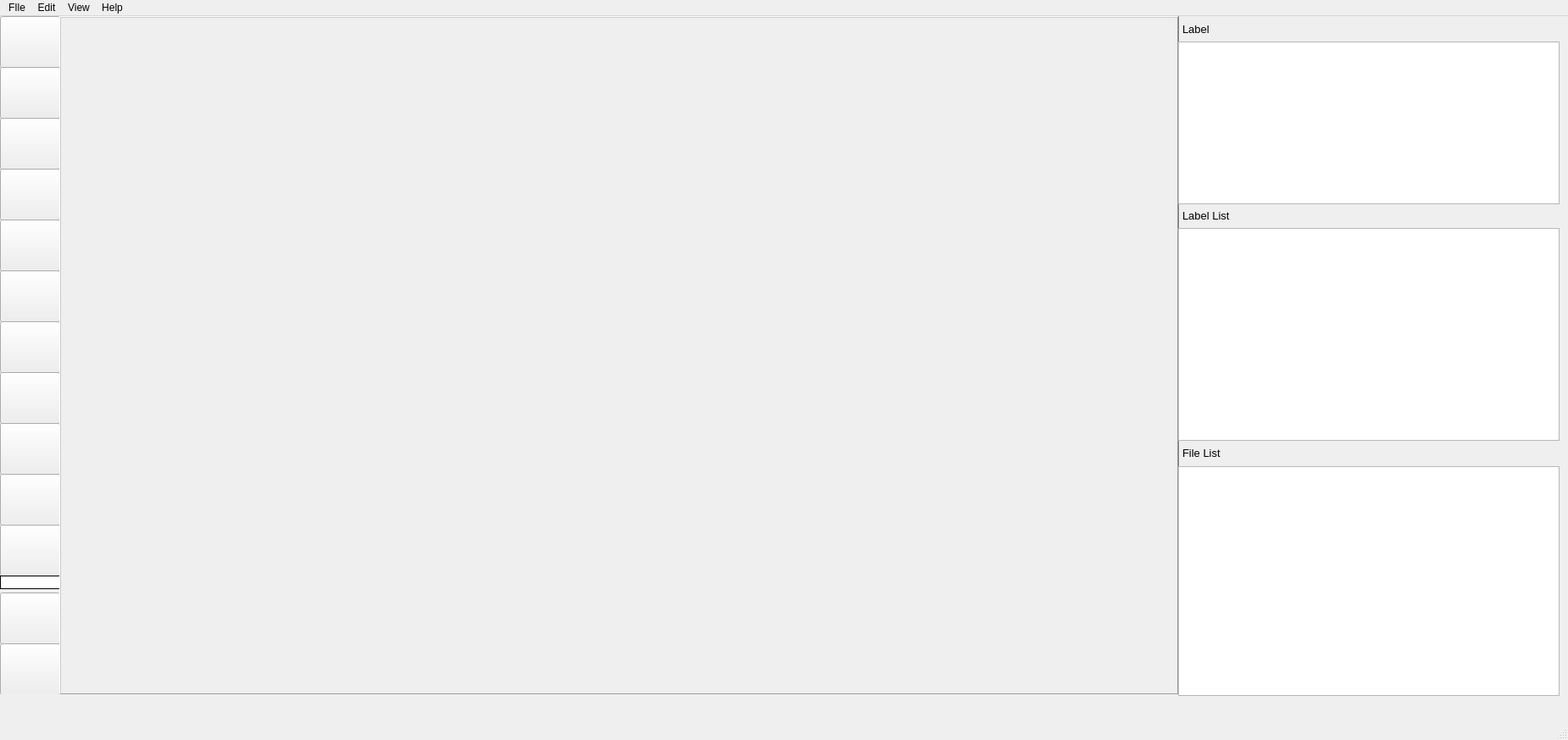
<?xml version="1.0" encoding="UTF-8"?>
<ui version="4.0">
 <class>MainWindow</class>
 <widget class="QMainWindow" name="MainWindow">
  <property name="geometry">
   <rect>
    <x>0</x>
    <y>0</y>
    <width>1850</width>
    <height>873</height>
   </rect>
  </property>
  <property name="windowTitle">
   <string>LabelVim</string>
  </property>
  <property name="windowIcon">
   <iconset>
    <normaloff>icon/Logo.jpeg</normaloff>icon/Logo.jpeg</iconset>
  </property>
  <property name="toolTip">
   <string>LabelVim</string>
  </property>
  <property name="autoFillBackground">
   <bool>false</bool>
  </property>
  <property name="animated">
   <bool>true</bool>
  </property>
  <widget class="QWidget" name="centralwidget">
   <widget class="QPushButton" name="SaveDirBtn">
    <property name="geometry">
     <rect>
      <x>0</x>
      <y>60</y>
      <width>71</width>
      <height>61</height>
     </rect>
    </property>
    <property name="toolTip">
     <string>Save Directory</string>
    </property>
    <property name="text">
     <string/>
    </property>
    <property name="icon">
     <iconset>
      <normaloff>icon/Open.png</normaloff>icon/Open.png</iconset>
    </property>
    <property name="iconSize">
     <size>
      <width>50</width>
      <height>50</height>
     </size>
    </property>
   </widget>
   <widget class="QPushButton" name="NextBtn">
    <property name="geometry">
     <rect>
      <x>0</x>
      <y>120</y>
      <width>71</width>
      <height>61</height>
     </rect>
    </property>
    <property name="toolTip">
     <string>Next Image</string>
    </property>
    <property name="text">
     <string/>
    </property>
    <property name="icon">
     <iconset>
      <normaloff>icon/next.png</normaloff>icon/next.png</iconset>
    </property>
    <property name="iconSize">
     <size>
      <width>50</width>
      <height>50</height>
     </size>
    </property>
   </widget>
   <widget class="QPushButton" name="PreviousBtn">
    <property name="geometry">
     <rect>
      <x>0</x>
      <y>180</y>
      <width>71</width>
      <height>61</height>
     </rect>
    </property>
    <property name="toolTip">
     <string>Previous Image</string>
    </property>
    <property name="text">
     <string/>
    </property>
    <property name="icon">
     <iconset>
      <normaloff>icon/prev.png</normaloff>icon/prev.png</iconset>
    </property>
    <property name="iconSize">
     <size>
      <width>50</width>
      <height>50</height>
     </size>
    </property>
   </widget>
   <widget class="QPushButton" name="DeleteFileBtn">
    <property name="geometry">
     <rect>
      <x>0</x>
      <y>240</y>
      <width>71</width>
      <height>61</height>
     </rect>
    </property>
    <property name="toolTip">
     <string>Delete file from file list</string>
    </property>
    <property name="text">
     <string/>
    </property>
    <property name="icon">
     <iconset>
      <normaloff>icon/delete.png</normaloff>icon/delete.png</iconset>
    </property>
    <property name="iconSize">
     <size>
      <width>50</width>
      <height>50</height>
     </size>
    </property>
   </widget>
   <widget class="QPushButton" name="OpenDirBtn">
    <property name="geometry">
     <rect>
      <x>0</x>
      <y>0</y>
      <width>71</width>
      <height>61</height>
     </rect>
    </property>
    <property name="toolTip">
     <string>Load data from Folder</string>
    </property>
    <property name="text">
     <string/>
    </property>
    <property name="icon">
     <iconset>
      <normaloff>icon/Open.png</normaloff>icon/Open.png</iconset>
    </property>
    <property name="iconSize">
     <size>
      <width>50</width>
      <height>50</height>
     </size>
    </property>
   </widget>
   <widget class="QPushButton" name="CreateObjectBtn">
    <property name="geometry">
     <rect>
      <x>0</x>
      <y>300</y>
      <width>71</width>
      <height>61</height>
     </rect>
    </property>
    <property name="toolTip">
     <string>Create</string>
    </property>
    <property name="text">
     <string/>
    </property>
    <property name="icon">
     <iconset>
      <normaloff>icon/objects.png</normaloff>icon/objects.png</iconset>
    </property>
    <property name="iconSize">
     <size>
      <width>50</width>
      <height>50</height>
     </size>
    </property>
   </widget>
   <widget class="QPushButton" name="EditObjectBtn">
    <property name="geometry">
     <rect>
      <x>0</x>
      <y>360</y>
      <width>71</width>
      <height>61</height>
     </rect>
    </property>
    <property name="toolTip">
     <string>Edit</string>
    </property>
    <property name="text">
     <string/>
    </property>
    <property name="icon">
     <iconset>
      <normaloff>icon/edit.png</normaloff>icon/edit.png</iconset>
    </property>
    <property name="iconSize">
     <size>
      <width>50</width>
      <height>50</height>
     </size>
    </property>
   </widget>
   <widget class="QPushButton" name="DuplicateAnnotationBtn">
    <property name="geometry">
     <rect>
      <x>0</x>
      <y>420</y>
      <width>71</width>
      <height>61</height>
     </rect>
    </property>
    <property name="toolTip">
     <string>Duplicate</string>
    </property>
    <property name="text">
     <string/>
    </property>
    <property name="icon">
     <iconset>
      <normaloff>icon/copy.png</normaloff>icon/copy.png</iconset>
    </property>
    <property name="iconSize">
     <size>
      <width>50</width>
      <height>50</height>
     </size>
    </property>
   </widget>
   <widget class="QPushButton" name="ClearAnnotationBtn">
    <property name="geometry">
     <rect>
      <x>0</x>
      <y>480</y>
      <width>71</width>
      <height>61</height>
     </rect>
    </property>
    <property name="toolTip">
     <string>Clear</string>
    </property>
    <property name="text">
     <string/>
    </property>
    <property name="icon">
     <iconset>
      <normaloff>icon/cancel.png</normaloff>icon/cancel.png</iconset>
    </property>
    <property name="iconSize">
     <size>
      <width>50</width>
      <height>50</height>
     </size>
    </property>
   </widget>
   <widget class="QPushButton" name="ZoomInBtn">
    <property name="geometry">
     <rect>
      <x>0</x>
      <y>540</y>
      <width>71</width>
      <height>61</height>
     </rect>
    </property>
    <property name="toolTip">
     <string>Zoom In</string>
    </property>
    <property name="text">
     <string/>
    </property>
    <property name="icon">
     <iconset>
      <normaloff>icon/zoom-in.png</normaloff>icon/zoom-in.png</iconset>
    </property>
    <property name="iconSize">
     <size>
      <width>50</width>
      <height>50</height>
     </size>
    </property>
   </widget>
   <widget class="QPushButton" name="ZoomOutBtn">
    <property name="geometry">
     <rect>
      <x>0</x>
      <y>600</y>
      <width>71</width>
      <height>61</height>
     </rect>
    </property>
    <property name="toolTip">
     <string>ZoomOutBtn</string>
    </property>
    <property name="text">
     <string/>
    </property>
    <property name="icon">
     <iconset>
      <normaloff>icon/zoom-out.png</normaloff>icon/zoom-out.png</iconset>
    </property>
    <property name="iconSize">
     <size>
      <width>50</width>
      <height>50</height>
     </size>
    </property>
   </widget>
   <widget class="QPushButton" name="FitWindowsBtn">
    <property name="geometry">
     <rect>
      <x>0</x>
      <y>680</y>
      <width>71</width>
      <height>61</height>
     </rect>
    </property>
    <property name="toolTip">
     <string>Fit Windows</string>
    </property>
    <property name="text">
     <string/>
    </property>
    <property name="icon">
     <iconset>
      <normaloff>icon/fit-window.png</normaloff>icon/fit-window.png</iconset>
    </property>
    <property name="iconSize">
     <size>
      <width>50</width>
      <height>50</height>
     </size>
    </property>
   </widget>
   <widget class="QLabel" name="ZoomLabel">
    <property name="geometry">
     <rect>
      <x>0</x>
      <y>660</y>
      <width>71</width>
      <height>16</height>
     </rect>
    </property>
    <property name="toolTip">
     <string>Zoom</string>
    </property>
    <property name="styleSheet">
     <string notr="true">background-color: rgb(255, 255, 255);</string>
    </property>
    <property name="frameShape">
     <enum>QFrame::Box</enum>
    </property>
    <property name="text">
     <string/>
    </property>
   </widget>
   <widget class="QPushButton" name="SaveBtn">
    <property name="geometry">
     <rect>
      <x>0</x>
      <y>740</y>
      <width>71</width>
      <height>61</height>
     </rect>
    </property>
    <property name="toolTip">
     <string>Fit Windows</string>
    </property>
    <property name="text">
     <string/>
    </property>
    <property name="icon">
     <iconset>
      <normaloff>icon/save.png</normaloff>icon/save.png</iconset>
    </property>
    <property name="iconSize">
     <size>
      <width>50</width>
      <height>50</height>
     </size>
    </property>
   </widget>
   <widget class="QLabel" name="Display">
    <property name="geometry">
     <rect>
      <x>70</x>
      <y>0</y>
      <width>1321</width>
      <height>801</height>
     </rect>
    </property>
    <property name="frameShape">
     <enum>QFrame::WinPanel</enum>
    </property>
    <property name="frameShadow">
     <enum>QFrame::Raised</enum>
    </property>
    <property name="lineWidth">
     <number>9</number>
    </property>
    <property name="text">
     <string/>
    </property>
    <property name="scaledContents">
     <bool>true</bool>
    </property>
    <property name="alignment">
     <set>Qt::AlignCenter</set>
    </property>
   </widget>
   <widget class="QLabel" name="label_5">
    <property name="geometry">
     <rect>
      <x>0</x>
      <y>800</y>
      <width>1451</width>
      <height>16</height>
     </rect>
    </property>
    <property name="autoFillBackground">
     <bool>true</bool>
    </property>
    <property name="text">
     <string/>
    </property>
   </widget>
   <widget class="QListView" name="FileListWidget">
    <property name="geometry">
     <rect>
      <x>1390</x>
      <y>531</y>
      <width>450</width>
      <height>271</height>
     </rect>
    </property>
   </widget>
   <widget class="QListWidget" name="LabelListWidget">
    <property name="geometry">
     <rect>
      <x>1390</x>
      <y>250</y>
      <width>450</width>
      <height>251</height>
     </rect>
    </property>
   </widget>
   <widget class="QListWidget" name="LabelWidget">
    <property name="geometry">
     <rect>
      <x>1390</x>
      <y>30</y>
      <width>450</width>
      <height>192</height>
     </rect>
    </property>
   </widget>
   <widget class="QLabel" name="label_6">
    <property name="geometry">
     <rect>
      <x>1390</x>
      <y>0</y>
      <width>450</width>
      <height>30</height>
     </rect>
    </property>
    <property name="font">
     <font>
      <pointsize>10</pointsize>
     </font>
    </property>
    <property name="text">
     <string>Label</string>
    </property>
    <property name="indent">
     <number>5</number>
    </property>
   </widget>
   <widget class="QLabel" name="label_7">
    <property name="geometry">
     <rect>
      <x>1390</x>
      <y>220</y>
      <width>450</width>
      <height>30</height>
     </rect>
    </property>
    <property name="font">
     <font>
      <pointsize>10</pointsize>
     </font>
    </property>
    <property name="text">
     <string>Label List</string>
    </property>
    <property name="indent">
     <number>5</number>
    </property>
   </widget>
   <widget class="QLabel" name="label_8">
    <property name="geometry">
     <rect>
      <x>1390</x>
      <y>500</y>
      <width>450</width>
      <height>30</height>
     </rect>
    </property>
    <property name="font">
     <font>
      <pointsize>10</pointsize>
     </font>
    </property>
    <property name="text">
     <string>File List</string>
    </property>
    <property name="indent">
     <number>5</number>
    </property>
   </widget>
  </widget>
  <widget class="QMenuBar" name="menubar">
   <property name="geometry">
    <rect>
     <x>0</x>
     <y>0</y>
     <width>1850</width>
     <height>26</height>
    </rect>
   </property>
   <widget class="QMenu" name="menuFIle">
    <property name="title">
     <string>FIle</string>
    </property>
    <addaction name="actionOpen"/>
    <addaction name="actionNext_2"/>
    <addaction name="actionPrevious_2"/>
    <addaction name="actionOpen_2"/>
    <addaction name="actionSave_Folder"/>
    <addaction name="actionSave"/>
    <addaction name="actionauto_save"/>
    <addaction name="actionSave_Mask"/>
    <addaction name="actionDelete_FIle"/>
    <addaction name="separator"/>
    <addaction name="actionQuit"/>
   </widget>
   <widget class="QMenu" name="menuEdit">
    <property name="title">
     <string>Edit</string>
    </property>
    <widget class="QMenu" name="menuAnnotation_Object">
     <property name="statusTip">
      <string>Annotation</string>
     </property>
     <property name="title">
      <string>Annotation</string>
     </property>
     <property name="icon">
      <iconset>
       <normaloff>icon/annotation.jpg</normaloff>icon/annotation.jpg</iconset>
     </property>
     <addaction name="actionLine_2"/>
     <addaction name="actionPoint_2"/>
     <addaction name="actionCircle_2"/>
     <addaction name="actionPolygon_2"/>
     <addaction name="actionRectangle_2"/>
    </widget>
    <addaction name="menuAnnotation_Object"/>
    <addaction name="actionCreate"/>
    <addaction name="actionDuplicate"/>
    <addaction name="actionDelete"/>
    <addaction name="actionClear"/>
    <addaction name="actionUndo"/>
   </widget>
   <widget class="QMenu" name="menuView">
    <property name="title">
     <string>View</string>
    </property>
    <addaction name="actionFill"/>
    <addaction name="actionZoom_In"/>
    <addaction name="actionZoom_Out"/>
    <addaction name="actionFit_Windows"/>
    <addaction name="actionRectangle_Fill"/>
    <addaction name="actionCurcle_Fill"/>
    <addaction name="actionLine_Color"/>
   </widget>
   <widget class="QMenu" name="menuHelp">
    <property name="title">
     <string>Help</string>
    </property>
   </widget>
   <addaction name="menuFIle"/>
   <addaction name="menuEdit"/>
   <addaction name="menuView"/>
   <addaction name="menuHelp"/>
  </widget>
  <widget class="QStatusBar" name="statusbar"/>
  <action name="actionOpen">
   <property name="icon">
    <iconset>
     <normaloff>icon/file.png</normaloff>icon/file.png</iconset>
   </property>
   <property name="text">
    <string>Open</string>
   </property>
   <property name="shortcut">
    <string>Ctrl+N</string>
   </property>
  </action>
  <action name="actionOpen_2">
   <property name="icon">
    <iconset>
     <normaloff>icon/Open.png</normaloff>icon/Open.png</iconset>
   </property>
   <property name="text">
    <string>Open Folder</string>
   </property>
   <property name="shortcut">
    <string>Ctrl+O</string>
   </property>
  </action>
  <action name="actionSave_Folder">
   <property name="icon">
    <iconset>
     <normaloff>icon/Open.png</normaloff>icon/Open.png</iconset>
   </property>
   <property name="text">
    <string>Save Folder</string>
   </property>
   <property name="shortcut">
    <string>Ctrl+U</string>
   </property>
  </action>
  <action name="actionQuit">
   <property name="icon">
    <iconset>
     <normaloff>icon/quit.png</normaloff>icon/quit.png</iconset>
   </property>
   <property name="text">
    <string>Quit</string>
   </property>
   <property name="shortcut">
    <string>Ctrl+Q</string>
   </property>
  </action>
  <action name="actionNext">
   <property name="text">
    <string>Next</string>
   </property>
  </action>
  <action name="actionPrevious">
   <property name="text">
    <string>Previous</string>
   </property>
  </action>
  <action name="actionLine">
   <property name="text">
    <string>Line</string>
   </property>
  </action>
  <action name="actionPoint">
   <property name="text">
    <string>Point</string>
   </property>
  </action>
  <action name="actionCircle">
   <property name="text">
    <string>Circle</string>
   </property>
  </action>
  <action name="actionRectangle">
   <property name="text">
    <string>Rectangle</string>
   </property>
  </action>
  <action name="actionPolygon">
   <property name="text">
    <string>Polygon</string>
   </property>
  </action>
  <action name="actionautomatic">
   <property name="text">
    <string>automatic</string>
   </property>
  </action>
  <action name="actionauto_save">
   <property name="checkable">
    <bool>true</bool>
   </property>
   <property name="icon">
    <iconset>
     <normaloff>icon/autosave.jpg</normaloff>icon/autosave.jpg</iconset>
   </property>
   <property name="text">
    <string>auto save</string>
   </property>
  </action>
  <action name="actionSave_Mask">
   <property name="checkable">
    <bool>true</bool>
   </property>
   <property name="icon">
    <iconset>
     <normaloff>icon/yes.jpg</normaloff>icon/yes.jpg</iconset>
   </property>
   <property name="text">
    <string>Save Mask</string>
   </property>
  </action>
  <action name="actionDelete_FIle">
   <property name="icon">
    <iconset>
     <normaloff>icon/delete.png</normaloff>icon/delete.png</iconset>
   </property>
   <property name="text">
    <string>Delete FIle</string>
   </property>
   <property name="shortcut">
    <string>Ctrl+Del</string>
   </property>
  </action>
  <action name="actionNext_2">
   <property name="icon">
    <iconset>
     <normaloff>icon/next.png</normaloff>icon/next.png</iconset>
   </property>
   <property name="text">
    <string>Next</string>
   </property>
   <property name="shortcut">
    <string>Ctrl+A</string>
   </property>
  </action>
  <action name="actionPrevious_2">
   <property name="icon">
    <iconset>
     <normaloff>icon/prev.png</normaloff>icon/prev.png</iconset>
   </property>
   <property name="text">
    <string>Previous</string>
   </property>
   <property name="shortcut">
    <string>Ctrl+D</string>
   </property>
  </action>
  <action name="actionLine_2">
   <property name="checkable">
    <bool>true</bool>
   </property>
   <property name="icon">
    <iconset>
     <normaloff>icon/Line.png</normaloff>icon/Line.png</iconset>
   </property>
   <property name="text">
    <string>Line</string>
   </property>
  </action>
  <action name="actionPoint_2">
   <property name="checkable">
    <bool>true</bool>
   </property>
   <property name="icon">
    <iconset>
     <normaloff>icon/point.png.crdownload</normaloff>icon/point.png.crdownload</iconset>
   </property>
   <property name="text">
    <string>Point</string>
   </property>
  </action>
  <action name="actionCircle_2">
   <property name="checkable">
    <bool>true</bool>
   </property>
   <property name="icon">
    <iconset>
     <normaloff>icon/circle.jpg</normaloff>icon/circle.jpg</iconset>
   </property>
   <property name="text">
    <string>Circle</string>
   </property>
  </action>
  <action name="actionPolygon_2">
   <property name="checkable">
    <bool>true</bool>
   </property>
   <property name="icon">
    <iconset>
     <normaloff>icon/polygon.svg</normaloff>icon/polygon.svg</iconset>
   </property>
   <property name="text">
    <string>Polygon</string>
   </property>
  </action>
  <action name="actionRectangle_2">
   <property name="checkable">
    <bool>true</bool>
   </property>
   <property name="icon">
    <iconset>
     <normaloff>icon/rectangle.png</normaloff>icon/rectangle.png</iconset>
   </property>
   <property name="text">
    <string>Rectangle</string>
   </property>
  </action>
  <action name="actionObject_Detection">
   <property name="checkable">
    <bool>true</bool>
   </property>
   <property name="text">
    <string>Object Detection</string>
   </property>
  </action>
  <action name="actionSymantic_Segmentation">
   <property name="checkable">
    <bool>true</bool>
   </property>
   <property name="text">
    <string>Symantic Segmentation</string>
   </property>
  </action>
  <action name="actionInstance_Segmentation">
   <property name="checkable">
    <bool>true</bool>
   </property>
   <property name="text">
    <string>Instance Segmentation</string>
   </property>
  </action>
  <action name="actionKey_Pose">
   <property name="checkable">
    <bool>true</bool>
   </property>
   <property name="text">
    <string>Key Pose</string>
   </property>
  </action>
  <action name="actionDuplicate">
   <property name="icon">
    <iconset>
     <normaloff>icon/copy.png</normaloff>icon/copy.png</iconset>
   </property>
   <property name="text">
    <string>Duplicate</string>
   </property>
  </action>
  <action name="actionCreate">
   <property name="icon">
    <iconset>
     <normaloff>icon/objects.png</normaloff>icon/objects.png</iconset>
   </property>
   <property name="text">
    <string>Create</string>
   </property>
  </action>
  <action name="actionDelete">
   <property name="icon">
    <iconset>
     <normaloff>icon/cancel.png</normaloff>icon/cancel.png</iconset>
   </property>
   <property name="text">
    <string>Delete</string>
   </property>
  </action>
  <action name="actionClear">
   <property name="icon">
    <iconset>
     <normaloff>icon/clear.jpg</normaloff>icon/clear.jpg</iconset>
   </property>
   <property name="text">
    <string>Clear</string>
   </property>
  </action>
  <action name="actionUndo">
   <property name="icon">
    <iconset>
     <normaloff>icon/undo.png</normaloff>icon/undo.png</iconset>
   </property>
   <property name="text">
    <string>Undo</string>
   </property>
  </action>
  <action name="actionRemove_selected_Point">
   <property name="text">
    <string>Remove selected Point</string>
   </property>
  </action>
  <action name="actionFill">
   <property name="checkable">
    <bool>true</bool>
   </property>
   <property name="icon">
    <iconset>
     <normaloff>icon/color.png</normaloff>icon/color.png</iconset>
   </property>
   <property name="text">
    <string>Polygon Fill</string>
   </property>
  </action>
  <action name="actionZoom_In">
   <property name="icon">
    <iconset>
     <normaloff>icon/zoom-in.png</normaloff>icon/zoom-in.png</iconset>
   </property>
   <property name="text">
    <string>Zoom In</string>
   </property>
  </action>
  <action name="actionZoom_Out">
   <property name="icon">
    <iconset>
     <normaloff>icon/zoom-out.png</normaloff>icon/zoom-out.png</iconset>
   </property>
   <property name="text">
    <string>Zoom Out</string>
   </property>
  </action>
  <action name="actionFit_Windows">
   <property name="icon">
    <iconset>
     <normaloff>icon/fit-window.png</normaloff>icon/fit-window.png</iconset>
   </property>
   <property name="text">
    <string>Fit Windows</string>
   </property>
  </action>
  <action name="actionRectangle_Fill">
   <property name="icon">
    <iconset>
     <normaloff>icon/color.png</normaloff>icon/color.png</iconset>
   </property>
   <property name="text">
    <string>Rectangle Fill</string>
   </property>
  </action>
  <action name="actionCurcle_Fill">
   <property name="icon">
    <iconset>
     <normaloff>icon/color.png</normaloff>icon/color.png</iconset>
   </property>
   <property name="text">
    <string>Circle Fill</string>
   </property>
  </action>
  <action name="actionColor">
   <property name="text">
    <string>Color</string>
   </property>
  </action>
  <action name="actionSave">
   <property name="checkable">
    <bool>false</bool>
   </property>
   <property name="icon">
    <iconset>
     <normaloff>icon/save.png</normaloff>icon/save.png</iconset>
   </property>
   <property name="text">
    <string>Save</string>
   </property>
   <property name="shortcut">
    <string>Ctrl+S</string>
   </property>
  </action>
  <action name="actionLine_Color">
   <property name="icon">
    <iconset>
     <normaloff>icon/color-line.png</normaloff>icon/color-line.png</iconset>
   </property>
   <property name="text">
    <string>Line Color</string>
   </property>
  </action>
 </widget>
 <resources/>
 <connections/>
</ui>
